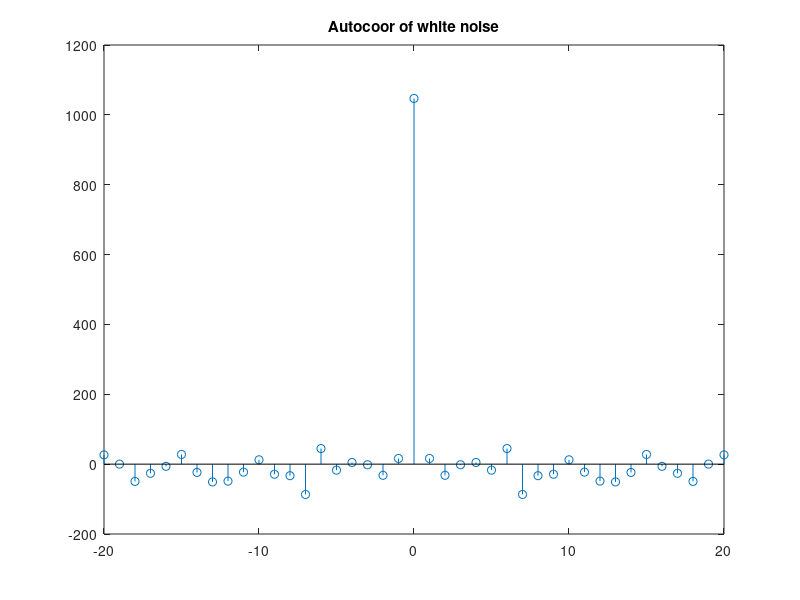
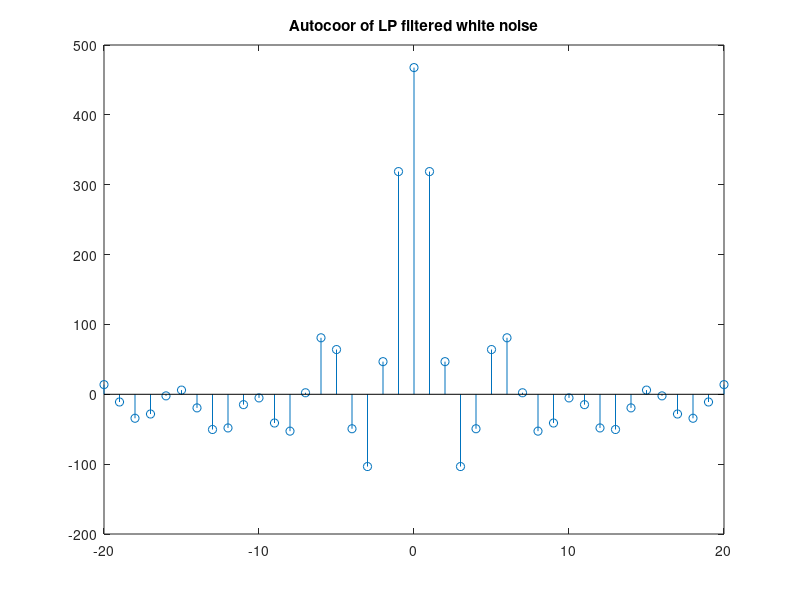
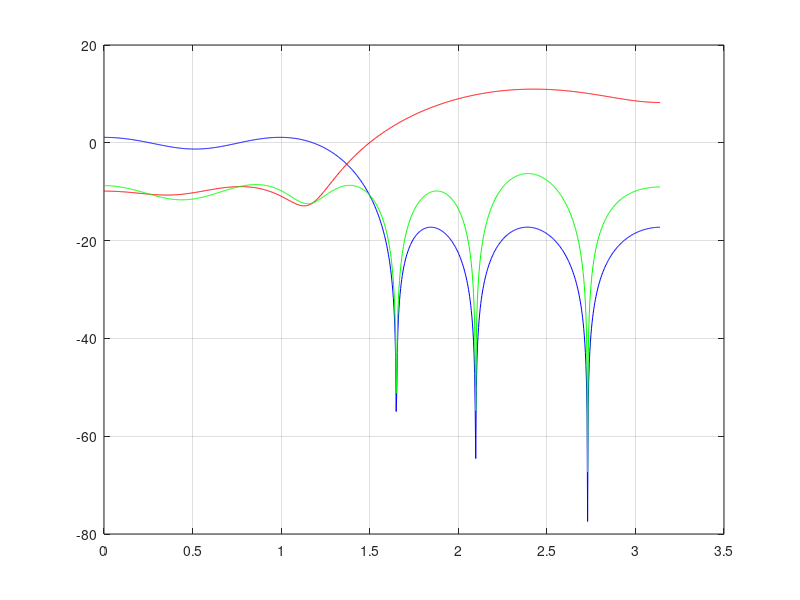
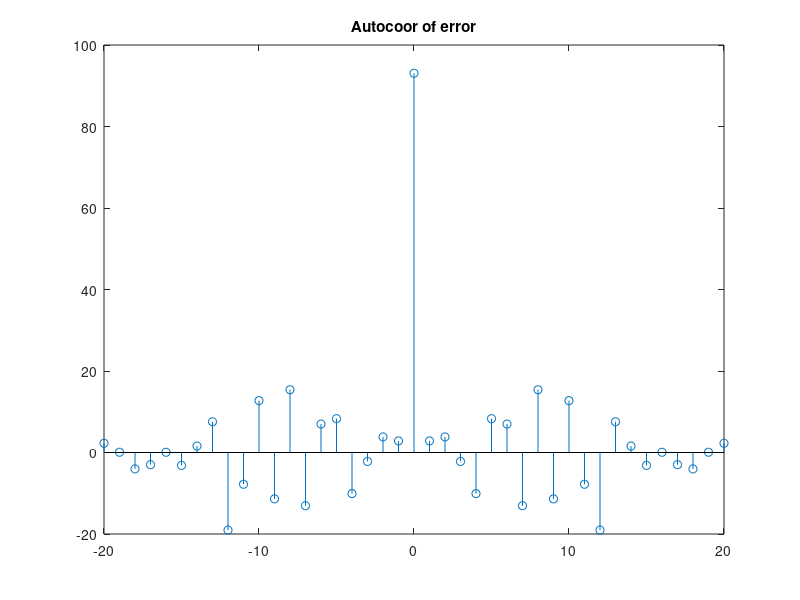

These charts were generated, in order, by the following MATLAB code:

% Del 3 - spørgsmål C + D

clear all
close all
clc

load LPFILTER.mat;
P=6;
N=1000;
xx=randn(1,N);
r1=xcorr(xx);

% Stem xcorr of white noise
figure('position', [0 0 500 180])
stem(-20:20,r1(N-20:N+20)), title(['Autocoor of white noise']);

% LP-filter signal
yy=filter(Num,1,xx); 
r2=xcorr(yy); 

% stem xcorr of LP-filtered white noise
figure('position', [0 0 500 180])
stem(-20:20,r2(N-20:N+20)), title(['Autocoor of LP filtered white noise']);

% lpc coefficients
[a,E]=lpc(yy,P);
a=real(a);

% Frequency response of LP-filter
figure('position', [0 0 500 180])
[H1,w]=freqz(Num,1,1000);
H2=freqz(a,1,1000);
plot(w,20*log10(abs(H1)),'b')
hold on
plot(w,20*log10(abs(H2)),'r'), grid
plot(w,20*log10(abs(H1)) + 20*log10(abs(H2)), 'g')

% Prediction gain
error = filter(a,1,yy);
PG = 10*log10(var(yy)/var(error))

% Stem xcorr of filtered signal (error)
r3 = xcorr(error);
figure('position', [0 0 500 180])
stem(-20:20,r3(N-20:N+20)), title(['Autocoor of error']);

% PG as function of order p
Maxorder=20;
PG=zeros(1,Maxorder);
sigpow=var(yy);
for p=1:Maxorder
    a=lpc(yy,p);
    a=real(a);
    error=filter(a,1,yy);
    PG(p)=10*log10(sigpow/var(error(p:N)));
end
figure('position', [0 0 500 180])
stem(1:Maxorder,PG),xlabel('Order of prediction'),ylabel('PG (dB)');
title('Prediction Gain in dB'),grid
